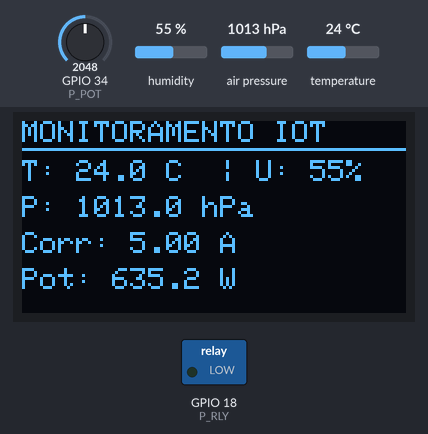
This sketch was run on a simulated ESP32. On the bench: 128×64 one-colour display, switched loads named in the sketch (green lamp = pin HIGH). The test bench sets the inputs (shaded band); at power-on: GPIO 34 (P_POT) = 2048, humidity 55 %, air pressure 1013 hPa, temperature 24 °C (analog values on the 0–4095 scale). What the sketch prints to the serial monitor is not drawn.

Above: at 3.2 s.
3.3 s: GPIO 34 (P_POT) set to 2800
At 4.6 s:
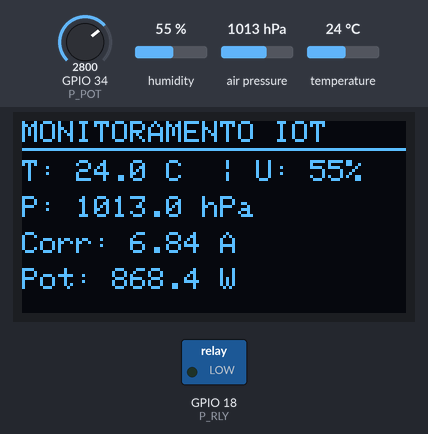
4.9 s: GPIO 34 (P_POT) set to 2909
At 6.1 s:
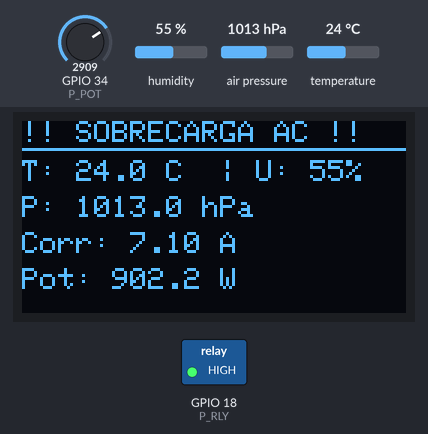
6.5 s: humidity set to 22 %
At 9.1 s:
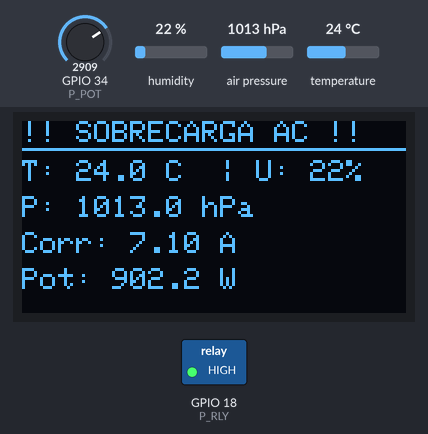
9.7 s: air pressure set to 952 hPa
At 10.4 s:
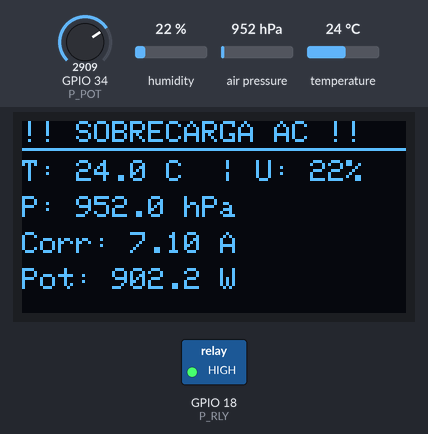
11.3 s: temperature set to 12 °C
At 13.3 s:
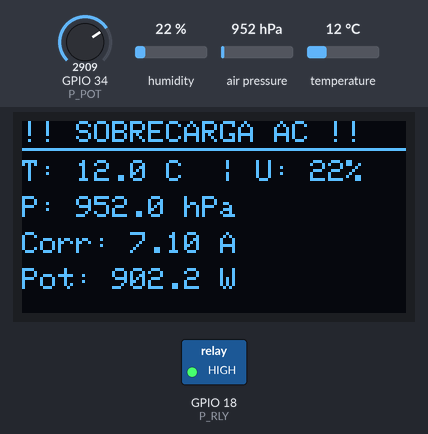
13.9 s: air pressure set to 975 hPa
At 14.6 s:
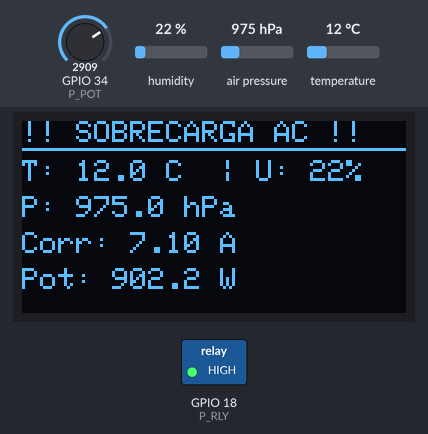
Timing chart, 0 to 16.5 s (numbered marks = the images above; inputs shaded):
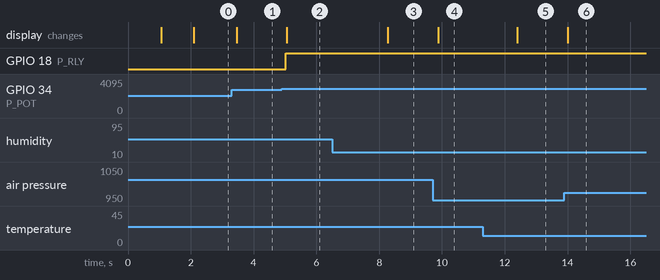

Measured:
- the behaviour switches between 2866 and 2867 on GPIO 34 (P_POT) (found by bisection; images 1 and 2)
- after the input at 3.3 s, the display: changes after 0.16 s (image 1)
- after the input at 4.9 s, GPIO 18 (P_RLY): LOW → HIGH after 0.13 s; the display: changes after 0.16 s (image 2)
- after the input at 6.5 s, the display: changes after 1.8 s (image 3)
- after the input at 9.7 s, the display: changes after 0.18 s (image 4)
- after the input at 11.3 s, the display: changes after 1.1 s (image 5)
- after the input at 13.9 s, the display: changes after 0.11 s (image 6)

The sketch:

sketch.ino
```cpp
#include <Wire.h>
#include <Adafruit_GFX.h>
#include <Adafruit_SSD1306.h>
#include <DHT.h>
#include <Adafruit_BMP085.h>

// OLED
const int SC_WD = 128; // Largura
const int SC_HG = 64;  // Altura
const int OL_RST = -1; // Reset
Adafruit_SSD1306 display(SC_WD, SC_HG, &Wire, OL_RST);

// Pinos
const int P_POT = 34;
const int P_DHT = 15;
const int P_RLY = 18;
const int P_SDA = 21;
const int P_SCL = 22;

// DHT
const int DHT_TYPE = DHT22;
DHT dht(P_DHT, DHT_TYPE);

// BMP
Adafruit_BMP085 bmp;
const float SEA_PRESSION = 101325.0; // Pressão padrão em Pa

const float R_TNS = 127.0; // Tensão residencial simulada
const float M_COR = 10.0;  // Corrente máxima
const float L_COR = 7.0;   // Limite de proteção pra desligar o relay

// Controle de tempo para leitura do DHT
unsigned long lastDHTRead = 0;
float um = 0.0, tm = 0.0;

void setup() {
    Serial.begin(115200);
    delay(1000);

    Serial.println("Iniciando ESP32...");

    pinMode(P_RLY, OUTPUT);
    digitalWrite(P_RLY, LOW);

    // ADC ESP32
    analogReadResolution(12);
    pinMode(P_POT, INPUT);

    // I2C
    Wire.begin(P_SDA, P_SCL);

    // DHT22
    dht.begin();

    // OLED I2C
    if (!display.begin(SSD1306_SWITCHCAPVCC, 0x3C)) {
        Serial.println(F("Falha ao iniciar o Display OLED"));
        for (;;);
    }

    // BMP085 / BMP180
    if (!bmp.begin()) {
        Serial.println(F("Falha ao encontrar o sensor BMP085/BMP180!"));
    }

    display.clearDisplay();
    display.setTextColor(SSD1306_WHITE);
    display.setTextSize(1);
    display.setCursor(10, 25);
    display.println("Sistema Iniciado");
    display.display();
    delay(1000);
}

void loop() {
    //ACS712
    int lt = analogRead(P_POT);
    float cr = (lt / 4095.0) * M_COR;
    float pt = R_TNS * cr;

    //DHT22
    if (millis() - lastDHTRead > 2000) {
        lastDHTRead = millis();
        float newUm = dht.readHumidity();
        float newTm = dht.readTemperature();

        if (!isnan(newUm) && !isnan(newTm)) {
            um = newUm;
            tm = newTm;
        }
    }

    //BMP
    float press = bmp.readPressure() / 100.0; // Converte Pa pra hPa

    //Relay
    bool proAt = false;
    if (cr > L_COR) {
        digitalWrite(P_RLY, HIGH);
        proAt = true;
    } else {
        digitalWrite(P_RLY, LOW);
    }

    Serial.print("Temp: "); Serial.print(tm, 1); Serial.print("C | ");
    Serial.print("Umid: "); Serial.print(um, 1); Serial.print("% | ");
    Serial.print("Press: "); Serial.print(press, 1); Serial.print("hPa | ");
    Serial.print("Corr: "); Serial.print(cr, 2); Serial.print("A | ");
    Serial.print("Pot: "); Serial.print(pt, 1); Serial.print("W | ");
    Serial.println(proAt ? " [ALERTA: SOBRECARGA!]" : "[STATUS: OK]");

    display.clearDisplay();
    display.setTextSize(1);

    display.setCursor(0, 0);
    if (proAt) {
        display.println("!! SOBRECARGA AC !!");
    } else {
        display.println("MONITORAMENTO IOT");
    }
    display.drawLine(0, 9, 127, 9, SSD1306_WHITE);

    display.setCursor(0, 13);
    display.print("T: "); display.print(tm, 1); display.print(" C  | U: "); display.print(um, 0); display.println("%");

    display.setCursor(0, 25);
    display.print("P: "); display.print(press, 1); display.println(" hPa");

    display.setCursor(0, 37);
    display.print("Corr: "); display.print(cr, 2); display.println(" A");

    display.setCursor(0, 49);
    display.print("Pot: "); display.print(pt, 1); display.println(" W");

    display.display();

    delay(200);
}
```
